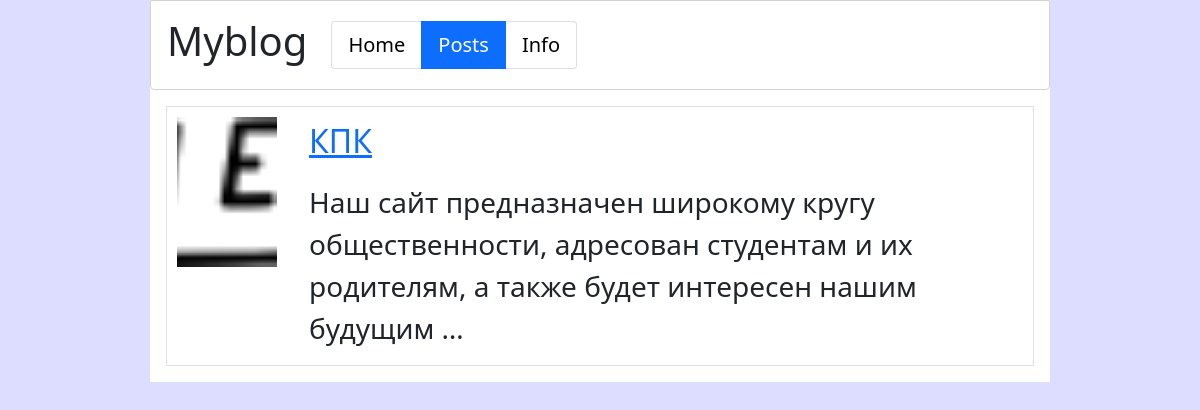
The app's page /posts/, older data.
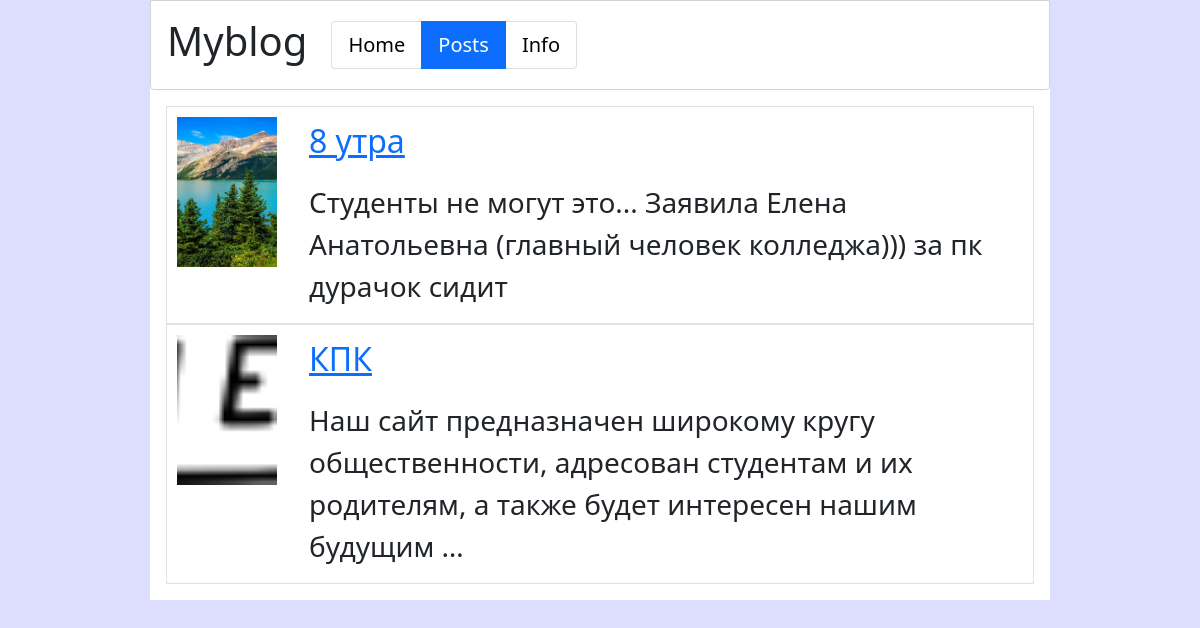
The same page, newer data.
### posts/models.py (models this page shows)
class Post(models.Model):
    title=models.CharField(max_length=128, verbose_name="Заголовок")
    text=models.TextField(blank=False, verbose_name="Текст")
    img=models.ImageField(upload_to="%Y/%m/%d/", verbose_name="Изображение")
    published=models.BooleanField(default=False, verbose_name="Опубликовано")
    publish_date=models.DateTimeField(auto_now_add=True, verbose_name="Дата публикации")
    change_date=models.DateTimeField(auto_now=True, verbose_name="Дата изменения")
    author = models.ForeignKey(User, on_delete=models.CASCADE, verbose_name="Автор")
    likes = models.ManyToManyField(User, related_name="liked_posts", verbose_name="Лайки")
    class Meta:
        verbose_name = "Пост"
        verbose_name_plural = "Посты"
        ordering = ["-publish_date", "-change_date"]

### posts/views.py (the view)
# urls.py: path("",post_list_view, name = "a"),
def post_list_view (request):
    posts=Post.objects.filter(published=True)
    context={"post_list": posts,'page':'posts'}
    return render(request, "posts/post_list.html",context)

### posts/templates/posts/post_list.html
{% extends "root.html" %}
{% block content %}
    <ul class="ps-3 list-unstyled pe-3">
    {% for post in post_list %}
        <li>
        <div class="d-inline-flex border" style="padding: 10px 0px 0px 10px;">
            <img src="{{ post.img.url }}" width="100px" height="150px" style="object-fit: cover;" class="">
            <div class="ms-3 mt-0">
                <a href="{% url 'posts:post' post.pk %}" class="d-block ms-3">
                    <p class="fs-2">{{ post.title }}</p>
                </a>
                <p class="ps-3 pt-0 fs-3">{{ post.text|truncatechars:128 }}</p>
            </div>
        </div>
        </li>
    {% endfor %}
    </ul>
{% endblock %}

### templates/root.html (shortened to what this page needs)
{% load static %}
<!DOCTYPE html>
<html lang="ru">
    <head>
        <link rel="stylesheet" href="{% static 'css/bootstrap.min.css' %}">
    </head>
        <body class="mb-0 mt-0 align-content-center justify-content-center d-flex" style="height: 100%; background-color: #ddddff">
            <div class="w-75" style="height: 100%; background-color: white;">
                <div class="w-100 ps-3 pt-3 pb-3 mb-3 d-inline-flex align-items-center" style="border: 1px solid lightgray; border-radius: 0 0 4px 4px;">
                    <h1>Myblog</h1>
                    <ul class="fs-5 ms-4 h-25 list-group list-group-horizontal">
                        <li class="list-group-item {% if page == 'home' %} active {% endif  %}"><a href="{% url 'info:home' %}" class="off-link-decoration">Home</a></li>
                        <li class="list-group-item {% if page == 'posts' %} active {% endif  %}"><a href="{% url 'posts:a' %}" class="off-link-decoration">Posts</a></li>
                        <li class="list-group-item {% if page == 'info' %} active {% endif  %}"><a href="{% url 'info:info' %}" class="off-link-decoration">Info</a></li>
                    </ul>
                </div>
                <div class="content">
                    {% block content %}
                    {% endblock %}
                </div>
            </div>
        </body>
    </html>

### templates/root.html (style rules this page uses)
.off-link-decoration { text-decoration: none; color: black; }
.active .off-link-decoration { color: white; }

Row changes from the older to the newer data that the page shows:
added Post: img (picture), title "8 утра", text "Студенты не могут это... Заявила Елена Анатольевна (главный человек колледжа))) за пк дурачок сидит"
